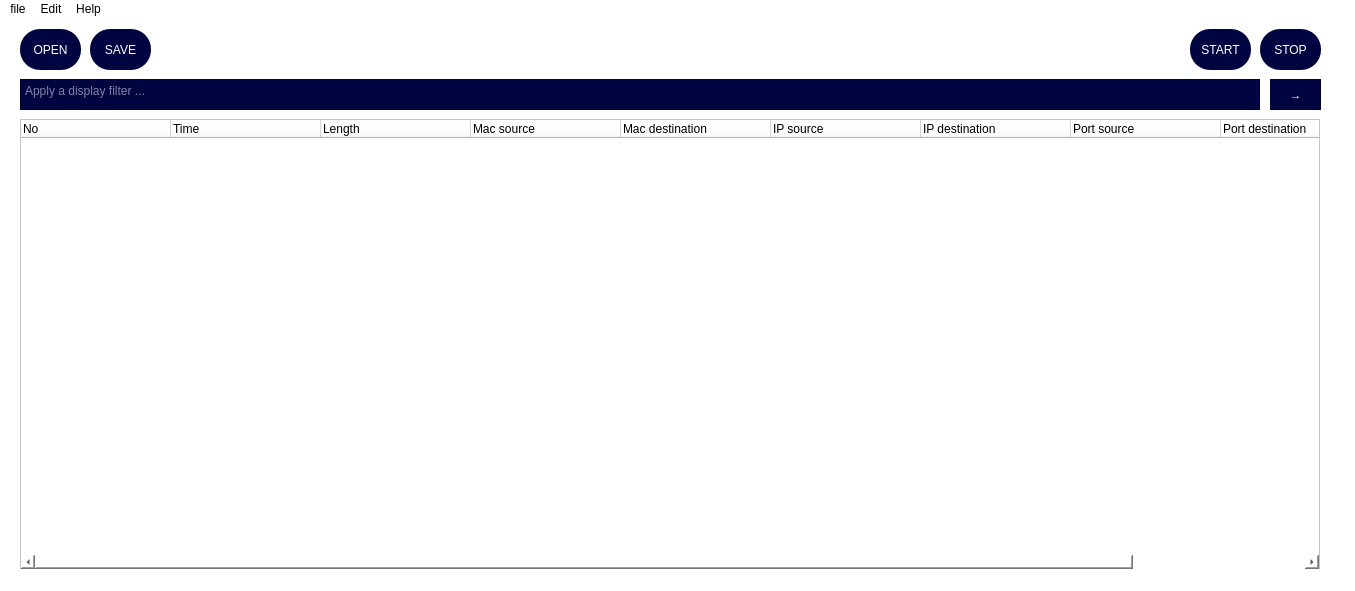
<?xml version="1.0" encoding="UTF-8"?>
<ui version="4.0">
 <class>MainWindow</class>
 <widget class="QMainWindow" name="MainWindow">
  <property name="geometry">
   <rect>
    <x>0</x>
    <y>0</y>
    <width>1355</width>
    <height>591</height>
   </rect>
  </property>
  <property name="windowTitle">
   <string>MainWindow</string>
  </property>
  <property name="styleSheet">
   <string notr="true">QWidget{
background :#FFFFFF
}
QPushButton {
   color:#FFF;
	border-radius:20px;
	background:#000441;
}

QPushButton::pressed
{
color : #000441;
border-radius:20px;
background:#FFF;
border:1px solid #000441
}
</string>
  </property>
  <widget class="QWidget" name="centralwidget">
   <widget class="QTextEdit" name="textEdit">
    <property name="geometry">
     <rect>
      <x>20</x>
      <y>60</y>
      <width>1240</width>
      <height>31</height>
     </rect>
    </property>
    <property name="styleSheet">
     <string notr="true">background:#000441;
color:#FFF</string>
    </property>
    <property name="readOnly">
     <bool>false</bool>
    </property>
    <property name="html">
     <string>&lt;!DOCTYPE HTML PUBLIC &quot;-//W3C//DTD HTML 4.0//EN&quot; &quot;http://www.w3.org/TR/REC-html40/strict.dtd&quot;&gt;
&lt;html&gt;&lt;head&gt;&lt;meta name=&quot;qrichtext&quot; content=&quot;1&quot; /&gt;&lt;style type=&quot;text/css&quot;&gt;
p, li { white-space: pre-wrap; }
&lt;/style&gt;&lt;/head&gt;&lt;body style=&quot; font-family:'Cantarell'; font-size:11pt; font-weight:400; font-style:normal;&quot;&gt;
&lt;p style=&quot;-qt-paragraph-type:empty; margin-top:0px; margin-bottom:0px; margin-left:0px; margin-right:0px; -qt-block-indent:0; text-indent:0px;&quot;&gt;&lt;br /&gt;&lt;/p&gt;&lt;/body&gt;&lt;/html&gt;</string>
    </property>
    <property name="placeholderText">
     <string>Apply a display filter ...</string>
    </property>
   </widget>
   <widget class="QPushButton" name="Filter">
    <property name="geometry">
     <rect>
      <x>1270</x>
      <y>60</y>
      <width>51</width>
      <height>31</height>
     </rect>
    </property>
    <property name="text">
     <string>→</string>
    </property>
   </widget>
   <widget class="QPushButton" name="Start">
    <property name="geometry">
     <rect>
      <x>1190</x>
      <y>10</y>
      <width>61</width>
      <height>41</height>
     </rect>
    </property>
    <property name="styleSheet">
     <string notr="true"/>
    </property>
    <property name="text">
     <string>START</string>
    </property>
   </widget>
   <widget class="QPushButton" name="Stop">
    <property name="geometry">
     <rect>
      <x>1260</x>
      <y>10</y>
      <width>61</width>
      <height>41</height>
     </rect>
    </property>
    <property name="text">
     <string>STOP</string>
    </property>
   </widget>
   <widget class="QPushButton" name="Open">
    <property name="geometry">
     <rect>
      <x>20</x>
      <y>10</y>
      <width>61</width>
      <height>41</height>
     </rect>
    </property>
    <property name="text">
     <string>OPEN</string>
    </property>
   </widget>
   <widget class="QPushButton" name="Save">
    <property name="geometry">
     <rect>
      <x>90</x>
      <y>10</y>
      <width>61</width>
      <height>41</height>
     </rect>
    </property>
    <property name="text">
     <string>SAVE</string>
    </property>
   </widget>
   <widget class="QTreeWidget" name="PacketTable">
    <property name="geometry">
     <rect>
      <x>20</x>
      <y>100</y>
      <width>1300</width>
      <height>451</height>
     </rect>
    </property>
    <attribute name="headerDefaultSectionSize">
     <number>150</number>
    </attribute>
    <column>
     <property name="text">
      <string>No</string>
     </property>
    </column>
    <column>
     <property name="text">
      <string>Time</string>
     </property>
    </column>
    <column>
     <property name="text">
      <string>Length</string>
     </property>
    </column>
    <column>
     <property name="text">
      <string>Mac source</string>
     </property>
    </column>
    <column>
     <property name="text">
      <string>Mac destination</string>
     </property>
    </column>
    <column>
     <property name="text">
      <string>IP source </string>
     </property>
    </column>
    <column>
     <property name="text">
      <string>IP destination</string>
     </property>
    </column>
    <column>
     <property name="text">
      <string>Port source</string>
     </property>
    </column>
    <column>
     <property name="text">
      <string>Port destination</string>
     </property>
    </column>
    <column>
     <property name="text">
      <string>Protocole</string>
     </property>
    </column>
    <column>
     <property name="text">
      <string/>
     </property>
    </column>
   </widget>
  </widget>
  <widget class="QMenuBar" name="menubar">
   <property name="geometry">
    <rect>
     <x>0</x>
     <y>0</y>
     <width>1355</width>
     <height>25</height>
    </rect>
   </property>
   <widget class="QMenu" name="menufile">
    <property name="title">
     <string>file</string>
    </property>
    <addaction name="separator"/>
    <addaction name="actionOpen"/>
    <addaction name="actionSave"/>
   </widget>
   <widget class="QMenu" name="menuEdit">
    <property name="title">
     <string>Edit</string>
    </property>
    <addaction name="actionStart"/>
    <addaction name="actionStop"/>
   </widget>
   <widget class="QMenu" name="menuHelp">
    <property name="title">
     <string>Help</string>
    </property>
    <addaction name="actionHelp"/>
   </widget>
   <addaction name="menufile"/>
   <addaction name="menuEdit"/>
   <addaction name="menuHelp"/>
  </widget>
  <widget class="QStatusBar" name="statusbar"/>
  <action name="actionOpen">
   <property name="text">
    <string>Open</string>
   </property>
   <property name="shortcut">
    <string>Ctrl+O</string>
   </property>
  </action>
  <action name="actionSave">
   <property name="text">
    <string>Save</string>
   </property>
   <property name="shortcut">
    <string>Ctrl+S</string>
   </property>
  </action>
  <action name="actionStart">
   <property name="text">
    <string>Start</string>
   </property>
  </action>
  <action name="actionStop">
   <property name="text">
    <string>Stop</string>
   </property>
  </action>
  <action name="actionHelp">
   <property name="text">
    <string>Help</string>
   </property>
   <property name="shortcut">
    <string>Ctrl+H</string>
   </property>
  </action>
 </widget>
 <resources/>
 <connections/>
</ui>
